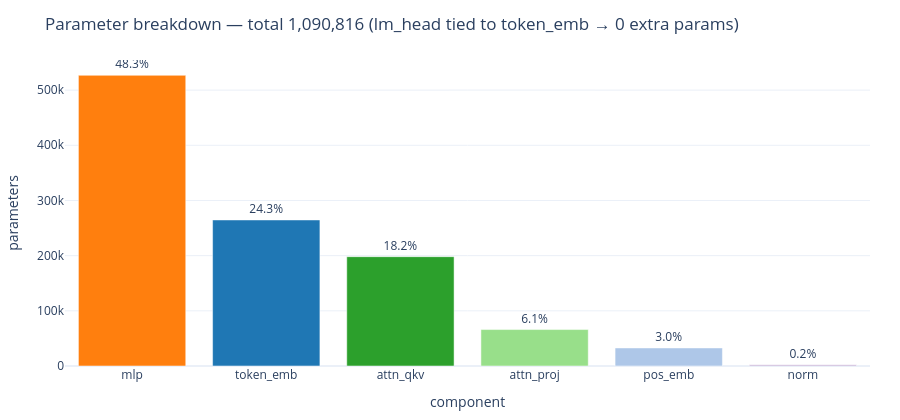

The cell this chart's notebook holds for it:
### Code cell
from jp_llm_lab.visualization.params_viz import param_breakdown_figure
fig = param_breakdown_figure(model.param_breakdown())
fig.show()

### Figure 1 — Plotly figure (JSON) as saved in the notebook; plotly's stock layout.template omitted (floating-point values rounded to 4 significant figures)
{"data": [{"marker": {"color": ["#ff7f0e", "#1f77b4", "#2ca02c", "#98df8a", "#aec7e8", "#c5b0d5"]}, "text": ["48.3%", "24.3%", "18.2%", "6.1%", "3.0%", "0.2%"], "textposition": "outside", "type": "bar", "x": ["mlp", "token_emb", "attn_qkv", "attn_proj", "pos_emb", "norm"], "y": [526848, 264704, 198144, 66048, 32768, 2304]}], "layout": {"font": {"size": 12}, "height": 420, "legend": {"orientation": "h", "x": 1, "xanchor": "right", "y": 1.02, "yanchor": "bottom"}, "margin": {"b": 50, "l": 60, "r": 30, "t": 60}, "title": {"text": "Parameter breakdown — total 1,090,816 (lm_head tied to token_emb → 0 extra params)"}, "xaxis": {"title": {"text": "component"}}, "yaxis": {"title": {"text": "parameters"}}}}
